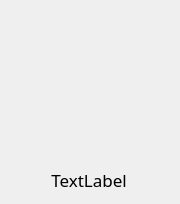
<?xml version="1.0" encoding="UTF-8"?>
<ui version="4.0">
 <class>item</class>
 <widget class="QWidget" name="item">
  <property name="geometry">
   <rect>
    <x>0</x>
    <y>0</y>
    <width>180</width>
    <height>204</height>
   </rect>
  </property>
  <property name="minimumSize">
   <size>
    <width>180</width>
    <height>200</height>
   </size>
  </property>
  <property name="maximumSize">
   <size>
    <width>180</width>
    <height>204</height>
   </size>
  </property>
  <property name="windowTitle">
   <string>Form</string>
  </property>
  <layout class="QVBoxLayout" name="verticalLayout">
   <property name="spacing">
    <number>6</number>
   </property>
   <property name="leftMargin">
    <number>9</number>
   </property>
   <property name="topMargin">
    <number>9</number>
   </property>
   <property name="rightMargin">
    <number>9</number>
   </property>
   <property name="bottomMargin">
    <number>9</number>
   </property>
   <item>
    <widget class="QWidget" name="body" native="true">
     <property name="minimumSize">
      <size>
       <width>160</width>
       <height>150</height>
      </size>
     </property>
     <property name="maximumSize">
      <size>
       <width>160</width>
       <height>150</height>
      </size>
     </property>
     <widget class="QLabel" name="image">
      <property name="geometry">
       <rect>
        <x>0</x>
        <y>0</y>
        <width>160</width>
        <height>150</height>
       </rect>
      </property>
      <property name="minimumSize">
       <size>
        <width>160</width>
        <height>150</height>
       </size>
      </property>
      <property name="maximumSize">
       <size>
        <width>160</width>
        <height>150</height>
       </size>
      </property>
      <property name="styleSheet">
       <string notr="true"/>
      </property>
      <property name="text">
       <string/>
      </property>
     </widget>
     <widget class="QPushButton" name="btn">
      <property name="geometry">
       <rect>
        <x>0</x>
        <y>0</y>
        <width>160</width>
        <height>150</height>
       </rect>
      </property>
      <property name="minimumSize">
       <size>
        <width>160</width>
        <height>150</height>
       </size>
      </property>
      <property name="maximumSize">
       <size>
        <width>160</width>
        <height>150</height>
       </size>
      </property>
      <property name="cursor">
       <cursorShape>PointingHandCursor</cursorShape>
      </property>
      <property name="styleSheet">
       <string notr="true">#btn
{
	border: none;
}</string>
      </property>
      <property name="text">
       <string/>
      </property>
     </widget>
    </widget>
   </item>
   <item>
    <widget class="QLabel" name="info">
     <property name="minimumSize">
      <size>
       <width>160</width>
       <height>30</height>
      </size>
     </property>
     <property name="maximumSize">
      <size>
       <width>160</width>
       <height>30</height>
      </size>
     </property>
     <property name="font">
      <font>
       <family>黑体</family>
       <pointsize>13</pointsize>
       <bold>false</bold>
      </font>
     </property>
     <property name="text">
      <string>TextLabel</string>
     </property>
     <property name="alignment">
      <set>Qt::AlignmentFlag::AlignCenter</set>
     </property>
    </widget>
   </item>
  </layout>
 </widget>
 <resources/>
 <connections/>
</ui>
